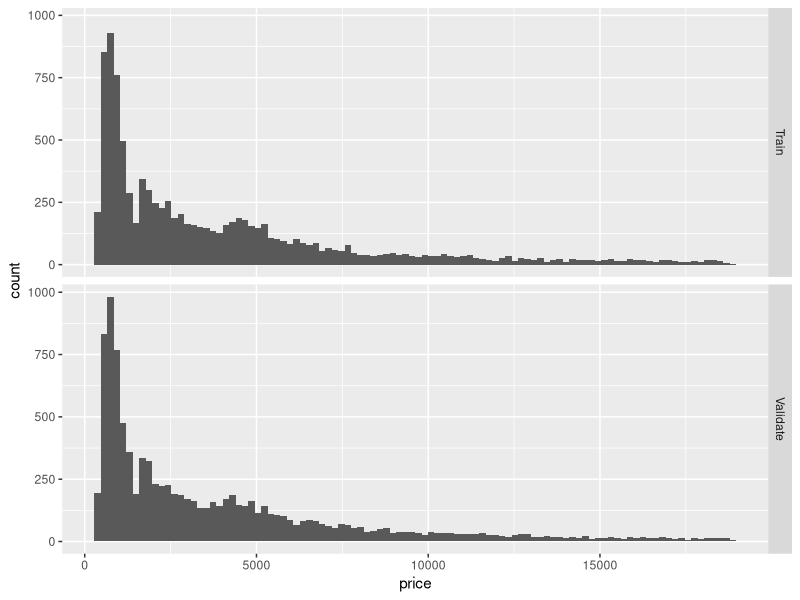
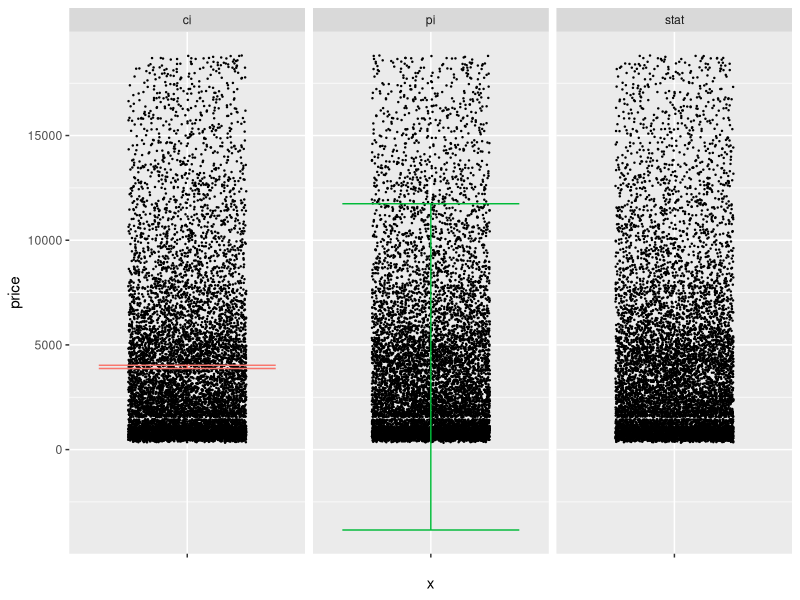

Generate these figures, in order, with R:
## ---- chunk 1
library(tidyverse)
library(modelr)
library(broom)
library(rlang)

## Helper function to compute uncertainty bounds
add_uncertainties <- function(data, model, prefix = "pred", ...) {
  df_fit <-
    stats::predict(model, data, ...) %>%
    as_tibble() %>%
    rename_with(~ str_c(prefix, "_", .))

  bind_cols(data, df_fit)
}
## ---- chunk 2
## NOTE: No need to edit this setup
mu <- 1  # Normal mean
sd <- 2  # Normal variance
n <- 400 # Number of samples

ci_lwr <- mu - 1.96 * sd / sqrt(n)
ci_upr <- mu + 1.96 * sd / sqrt(n)
## TODO: Use the equations above to compute a prediction interval for the
##       normal distribution rnorm(mean = mu, sd = sd)
pi_lwr <- mu - 1.96 * sd
pi_upr <- mu + 1.96 * sd
## ---- chunk 3
## NOTE: No need to change this
assertthat::assert_that(abs(pi_lwr + 2.92) <= 1e-6)
assertthat::assert_that(abs(pi_upr - 4.92) <= 1e-6)

print("Well done!")
## ---- chunk 4
## NOTE: No need to edit this setup
# Create a test-validate split
set.seed(101)
diamonds_randomized <-
  diamonds %>%
  slice(sample(dim(diamonds)[1]))

diamonds_train <-
  diamonds_randomized %>%
  slice(1:10000)

diamonds_validate <-
  diamonds_randomized %>%
  slice(10001:20000)
## ---- chunk 5
## NOTE: No need to edit this chunk
bind_rows(
  diamonds_train %>% mutate(source = "Train"),
  diamonds_validate %>% mutate(source = "Validate")
) %>%

  ggplot(aes(price)) +
  geom_histogram(bins = 100) +

  facet_grid(source ~ .)
## ---- chunk 6
## TODO: Estimate CI and PI using the formulas from q1, use diamonds_train
##       and assign your estimates to columns ci_lwr, ci_upr, pi_lwr, pi_upr
yippee_summary <- function (df, stat) {
  df %>% 
    summarize(
      stat_mean = mean({{stat}}),
      stat_sd = sd({{stat}}),
      stat_se = stat_sd / sqrt(length({{stat}})),
      ci_lwr = stat_mean - 1.96 * stat_se,
      ci_upr = stat_mean + 1.96 * stat_se,
      pi_lwr = stat_mean - 1.96 * stat_sd,
      pi_upr = stat_mean + 1.96 * stat_sd
    )
}
df_q2 <- diamonds_train %>% 
  yippee_summary(price)
df_q2
## ---- chunk 7
## NOTE: No need to edit this chunk
df_q2 %>%
  pivot_longer(
    names_to = c("type", ".value"),
    names_sep = "_",
    cols = everything()
  ) %>%

  ggplot() +
  geom_point(
    data = diamonds_validate,
    mapping = aes(x = "", y = price),
    position = position_jitter(width = 0.3),
    size = 0.2
  ) +
  geom_errorbar(aes(x = "", ymin = lwr, ymax = upr, color = type)) +

  guides(color = FALSE) +
  facet_grid(~ type)
## ---- chunk 8
## TODO: Devise a test to see if your CI and PI are correctly reflecting
##       the diamonds population; use diamonds_validation in your testing
diamonds_validate %>% 
  summarize(
    in_pi = mean(df_q2$pi_lwr < price & price < df_q2$pi_upr),
    in_ci = df_q2$ci_lwr < mean(price) & mean(price) < df_q2$ci_upr
  )
